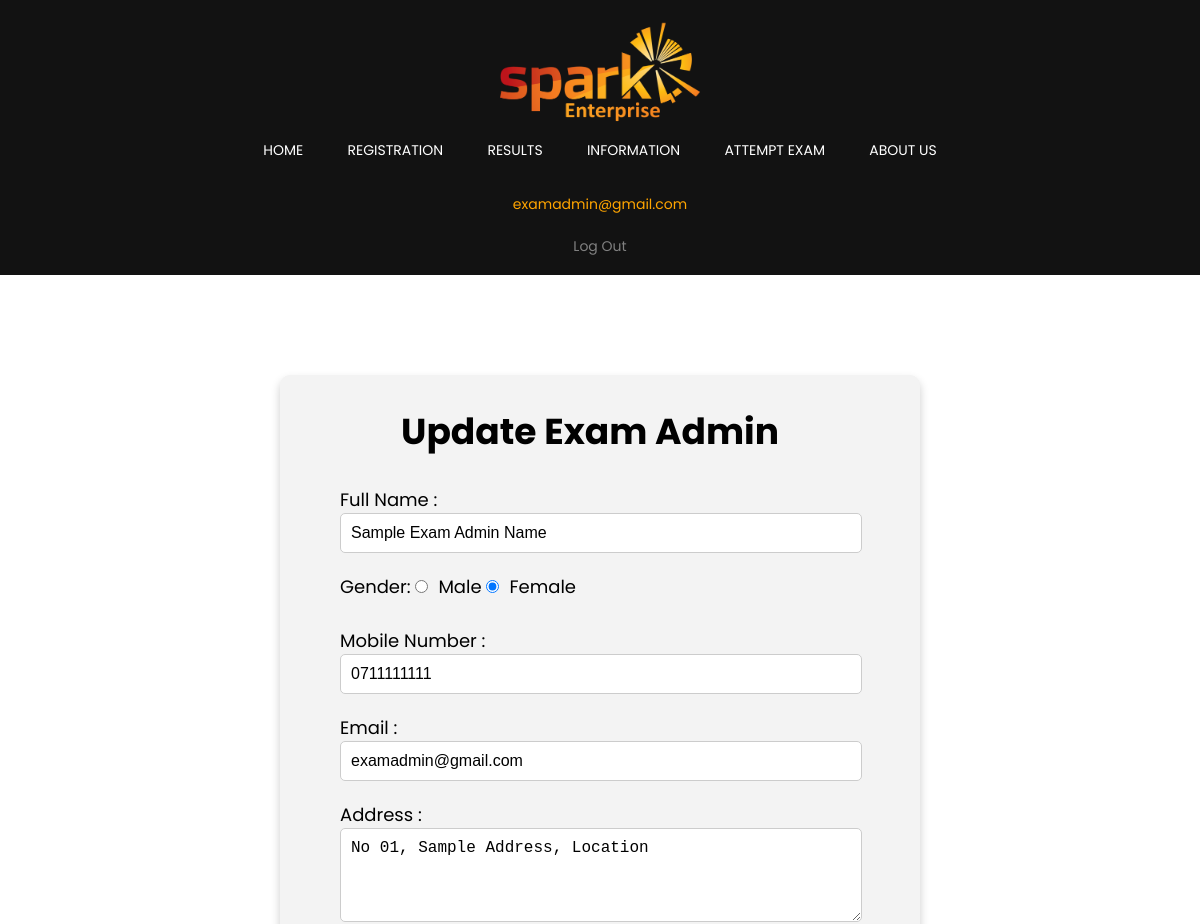
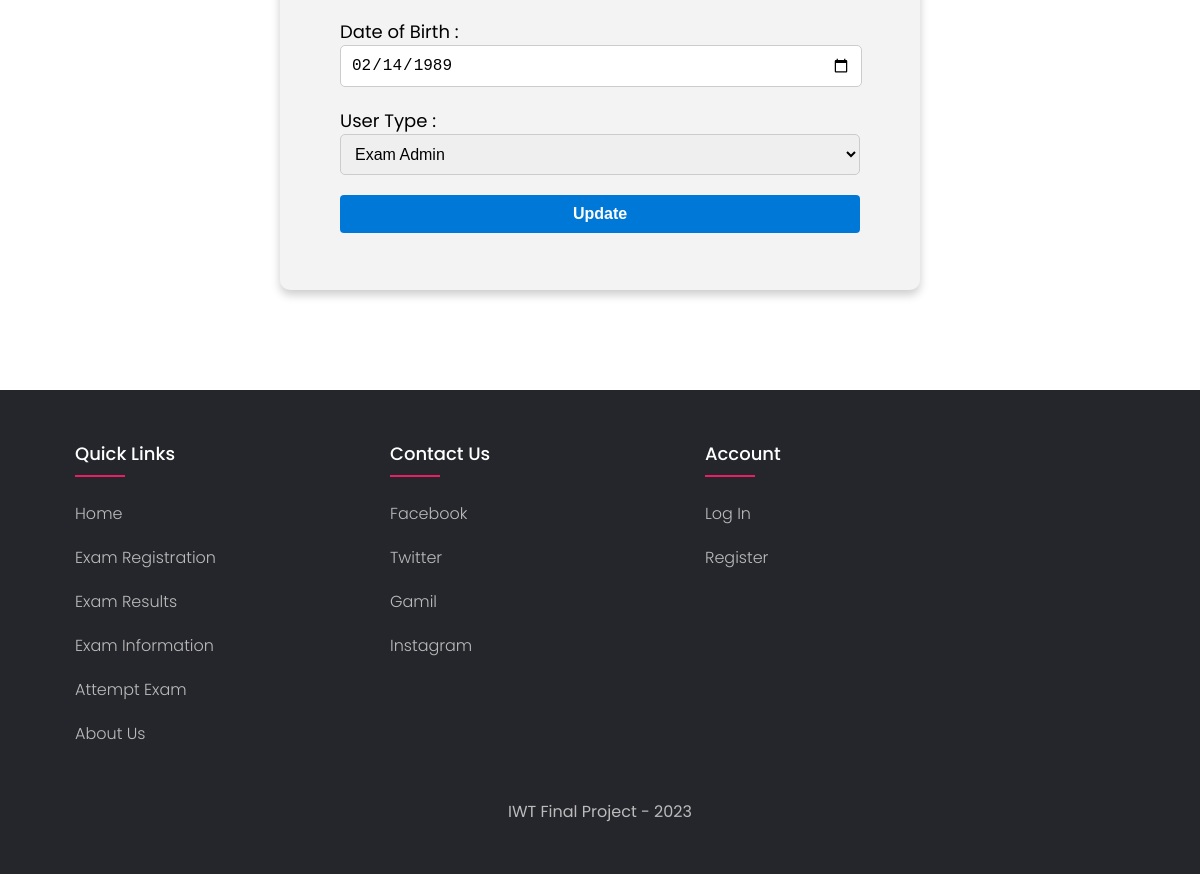
/update_exam_admin.php?updateid=22 (signed in), run on the app's committed database (2 pictures, top to bottom).
### tables this page shows
CREATE TABLE `user_form` (
  `id` int NOT NULL,
  `Ename` varchar(255) NOT NULL,
  `Egender` varchar(255) NOT NULL,
  `EPhoneNo` int NOT NULL,
  `Email` varchar(255) NOT NULL,
  `Address` varchar(255) NOT NULL,
  `dob` date NOT NULL,
  `password` varchar(255) NOT NULL,
  `User_type` varchar(255) NOT NULL DEFAULT 'Employee'
);

### update_exam_admin.php (the view, shortened to what this page needs)
<?php
require('php/config.php');
$id = $_GET['updateid'];
$sql = "SELECT * FROM user_form WHERE id = $id";
$results = $con->query($sql);
$row = $results->fetch_assoc();
$name = $row['Ename'];
$user_gender = $row['Egender'];
$phone = $row['EPhoneNo'];
$email = $row['Email'];
$address = $row['Address'];
$dob = $row['dob'];
?>
<!DOCTYPE html>
<html lang="en">
<head>
    <link rel="stylesheet" type="text/css" href="styles/styles.css">
    <link rel="stylesheet" type="text/css" href="styles/update_employee.css">
</head>
<body>
    <nav>
        <div class="nav-bar">
            <img src="images/logo.png" class="logo">
            <ul>
                <li><a href="index.php">Home</a></li>
                <li><a href="exam_registration.php">Registration</a></li>
                <li><a href="exam_results.php">Results</a></li>
                <li><a href="exam_information.php">Information</a></li>
                <li><a href="attempt_exam.php">Attempt Exam</a></li>
                <li><a href="about.php">About Us</a></li>
            </ul>
            <?php
            $logOut = "<a href='logout.php' class='logout'>Log Out</a>";
            if(isset($_SESSION['account']) && $_SESSION['account'] == "employee"){
                echo('  <p>
                        <a href="employee_profile.php" class="user-display">
                                '.$_SESSION['user_email'].'
                        </a> </p>');
                echo($logOut);
            }elseif(isset($_SESSION['account']) && $_SESSION['account'] == "exam_admin"){
                echo('  <p>
                        <a href="exam_admin_profile.php" class="user-display">
                                '.$_SESSION['user_email'].'
                        </a> </p>');
                echo($logOut);
            }elseif(isset($_SESSION['account']) && $_SESSION['account'] == "admin"){
                echo('  <p>
                        <a href="admin_profile.php" class="user-display" style="text-transform: uppercase;">
                        Admin Profile</a> </p>');
                echo($logOut);
            }
            ?>
        </div>
    </nav>
    <div class="Update" onsubmit="checkPassword()">
        <center> <h1>Update Exam Admin</h1> </center><br>
        <form method="post">
            Full Name : <br>
            <input type="text" name="name" placeholder="Enter Full Name" value ="<?php echo $name?>" required>
            Gender:
            <input type="radio" id="Male" name="gender" value="Male" <?php if ($user_gender == "Male") echo "checked" ?>>Male
            <input type="radio" id="Female" name="gender" value="Female" <?php if ($user_gender == "Female") echo "checked" ?>>Female<br><br>
            Mobile Number : <br>
            <input type="tel" id="phone" name="phone" pattern="[0-9]{10}" placeholder="07XXXXXXXX" value="<?php echo "0".$phone ?>" required>
            Email : <br>
            <input type="email" id="email" name="email" placeholder="Enter Email" value="<?php echo $email?>"required>
            Address : <br>
            <textarea id="w3review" name="w3review" rows="4"cols="50" placeholder="Enter Address"><?php echo $address ?></textarea>
            Date of Birth : <br>
            <input type="date" name="dob" value="<?php echo $dob ?>" required>
            User Type : <br>
            <select name="user_type" required>
                <option value="exam_admin"selected>Exam Admin</option>
            </select>
            <input type="submit" name="submit" value="Update" id="submitbtn"><br>
        </form>
    </div>
<footer class="footer">
     <div class="container">
        <div class="row">
            <div class="footer-col">
                <h4>Quick Links</h4>
                <ul>
                    <li><a href="#">Home</a></li>
                    <li><a href="#">Exam Registration</a></li>
                    <li><a href="#">Exam Results</a></li>
                    <li><a href="#">Exam Information</a></li>
                    <li><a href="#">Attempt Exam</a></li>
                    <li><a href="#">About Us</a></li>
                </ul>
            </div>
            <div class="footer-col">
                <h4>Contact Us</h4>
                <ul>
                    <li><a href="#">Facebook</a></li>
                    <li><a href="#">Twitter</a></li>
                    <li><a href="#">Gamil</a></li>
                    <li><a href="#">Instagram</a></li>
                </ul>
            </div>
            <div class="footer-col">
                <h4>Account</h4>
                <ul>
                    <li><a href="login.php">Log In</a></li>
                    <li><a href="register.php">Register</a></li>
                </ul>
            </div>
        </div>
     </div> <br>
     <center><p>IWT Final Project - 2023</p></center>
  </footer>
</body>
</html>

### styles/styles.css (style rules this page uses)
body { line-height: 1.5; font-family: 'Poppins', sans-serif; }
* { margin: 0; padding: 0; }
.logo { width: 200px; height: 110px; cursor: pointer; transition: 0.3s; }
nav { position: relative; background-color: #121212; width: 100%; padding: 10px 0; z-index: 12; }
.nav-bar { width: 95%; margin:auto; padding: 8px 0; display: flex; align-items: center; justify-content: space-between; }
.nav-bar ul li { list-style: none; display: inline-block; margin: 0 20px; position: relative; }
.nav-bar ul li a { text-decoration: none; color: #fff; text-transform: uppercase; font-size: 14px; transition: 0.3s; }
.nav-bar ul li::after { content: ''; height: 3px; width: 0; background: #ee5500; position: absolute; left: 0; bottom: -10px; transition: 0.5s; }
.user-display { color:orange; text-decoration: none; transition: 0.3s; font-size: 14px; cursor: pointer; text-transform: lowercase; }
.logout { font-size: 14px; color: gray; text-decoration: none; transition: 0.3s; }
@media (max-width: 1200px) { .nav-bar { display: flex; flex-direction: column; align-items: center; } }
@media (max-width: 1200px) { .nav-bar ul li::after { bottom: -5px; } }
@media (max-width: 1200px) { .logo { order: -1; margin-bottom: 10px; } }
@media (max-width: 1200px) { ul { padding-left: 0; margin-bottom: 20px; } }
@media (max-width: 1200px) { li { list-style: none; padding-bottom: 10px; } }
@media (max-width: 1200px) { .user-display { order: 2; } }
@media (max-width: 1200px) { .logout { order: 3; padding-top: 20px; } }
.container { max-width: 1170px; margin-left: 60px; }
.row { display: flex; flex-wrap: wrap; }
ul { list-style: none; }
.footer { background-color: #24262b; padding: 50px 0; width: 100%; }
.footer-col { width: 25%; padding: 0 15px; }
.footer-col h4 { font-size: 18px; color: #ffffff; text-transform: capitalize; margin-bottom: 35px; font-weight: 500; position: relative; }
.footer-col h4::before { content: ''; position: absolute; left: 0; bottom: -10px; background-color: #e91e63; height: 2px; box-sizing: border-box; width: 50px; }
.footer-col ul li:not(:last-child) { margin-bottom: 10px; }
.footer-col ul li a, .footer-col p { font-size: 16px; text-transform: capitalize; color: #ffffff; text-decoration: none; font-weight: 300; color: #bbbbbb; display: block; transition: all 0.3s ease; }
.footer p { color: #bbbbbb; }

### styles/update_employee.css (style rules this page uses)
.Update { display: flex; flex-direction: column; justify-content: center; align-items: center; font-size: 18px; width: 600px; margin: 100px auto; background-color: #f3f3f3; box-shadow: 0 5px 10px rgba(0,0,0,.2); padding: 30px; padding-left: 10px; border-radius: 10px; transition: 0.3s; }
.Update form { max-width: 500px; }
.Update input[type="text"], .Update input[type="email"], .Update input[type="tel"], .Update textarea, .Update input[type="date"], .Update input[type="password"], .Update select { display: block; width: 100%; padding: 10px; margin-bottom: 20px; border: 1px solid #ccc; border-radius: 5px; font-size: 16px; }
.Update select { display: block; width: 104%; padding: 10px; margin-bottom: 20px; border: 1px solid #ccc; border-radius: 5px; font-size: 16px; }
.Update input[type="radio"] { margin-right: 10px; }
.Update input[type="submit"] { display: block; width: 104%; padding: 10px; font-size: 16px; font-weight: 700; text-align: center; color: #ffffff; background-color: #0078D7; border: none; border-radius: 4px; cursor: pointer; transition: background-color 0.3s ease-in-out; }

### data on the page
user_form: name "Sample Exam Admin Name", Egender "☑", phone "0711111111", email "examadmin@gmail.com", w3review "No 01, Sample Address, Location", dob "02/14/1989"

### other printed values
$_SESSION['user_email'] "examadmin@gmail.com"
